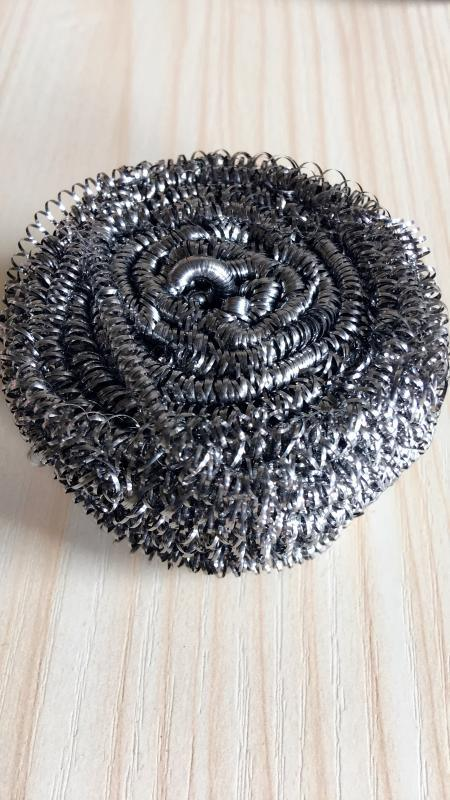
#> input picture ZhonKong Cup/gsq.jpg, 450 x 800 px
$ python num_keypoint.py
#> lines starting #> are read from the running program, lines starting #| are printed output that depends on the picture
import numpy as np
from cv2 import cv2 as cv2
import time


img1 = cv2.imread('gsq.jpg', cv2.IMREAD_COLOR)
#> img1 is the input picture: shape (800, 450, 3); mean B, G, R 160.3, 161.8, 165.2
img1 = img1[100:600, 0:450]
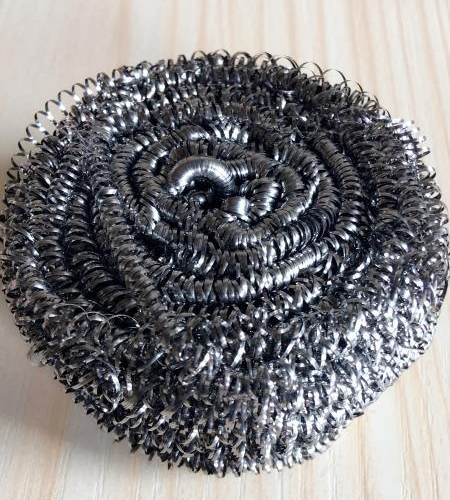
#> img1: shape (500, 450, 3); mean B, G, R 127.8, 125.9, 127.5

# Fast
time_start = time.time()
fast = cv2.FastFeatureDetector_create()
kp_fast = fast.detect(img1, None)
#> kp_fast = 10472 keypoints; strongest (x, y, size): (160, 259, 7), (244, 351, 7), (332, 115, 7), (329, 282, 7)
time_end = time.time()
print('FAST:', time_end-time_start)

# 把特征点标记到图片上
img_fast = cv2.drawKeypoints(img1, kp_fast, None, (0, 0, 255), 4)
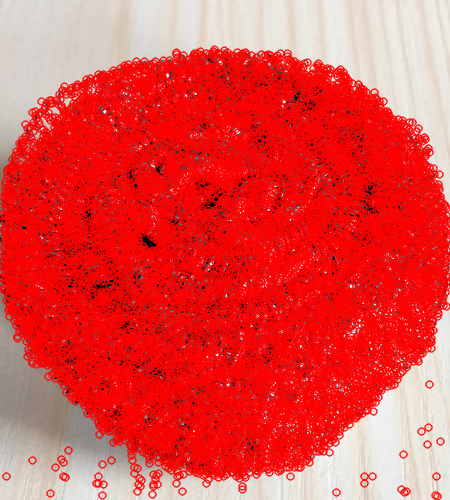
#> img_fast: shape (500, 450, 3); mean B, G, R 70.7, 72.6, 228.7
print('number of fast keypoints:', len(kp_fast))
#| number of fast keypoints: 10472

# cv2.imshow('fast', img_fast)
# cv2.imshow('origin', img1)

final = np.zeros((500, 900, 3), np.uint8)
final[0:500, 0:450] = img1
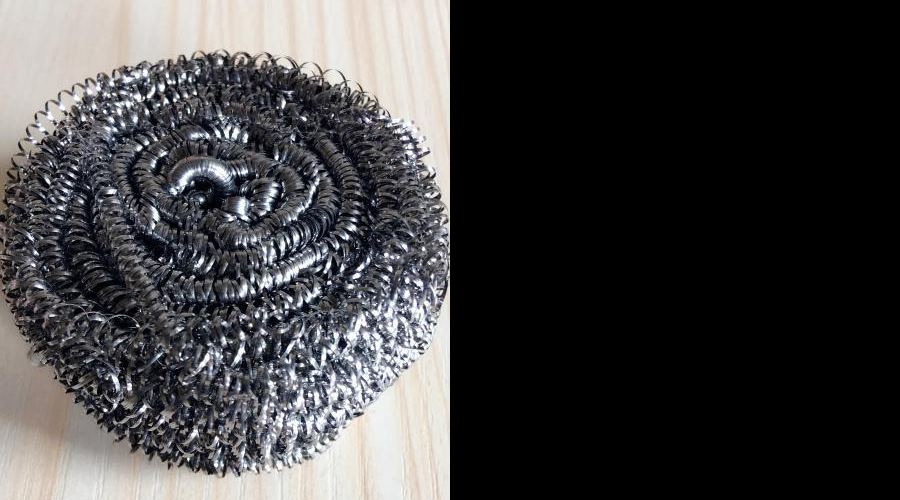
#> final: shape (500, 900, 3); mean B, G, R 63.9, 63, 63.7
final[0:500, 450:900] = img_fast
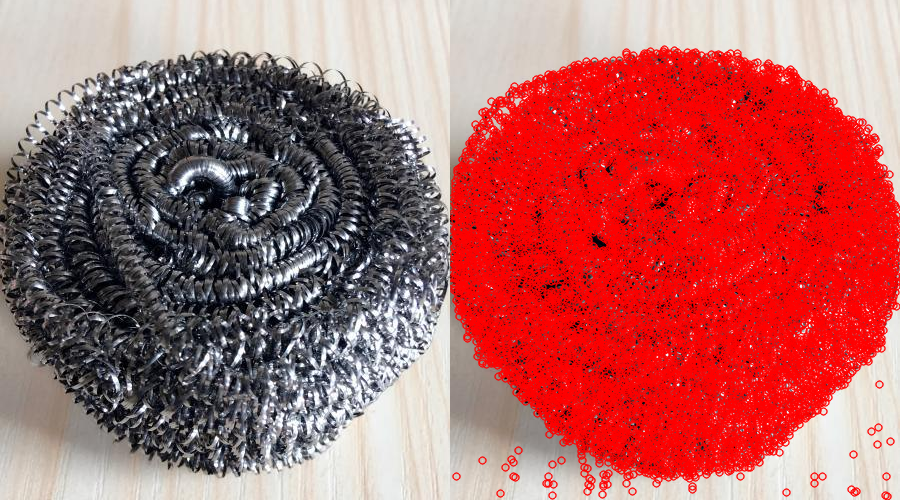
#> final: shape (500, 900, 3); mean B, G, R 99.3, 99.3, 178.1
cv2.imshow('final', final)

cv2.waitKey(0)
cv2.destroyAllWindows()
